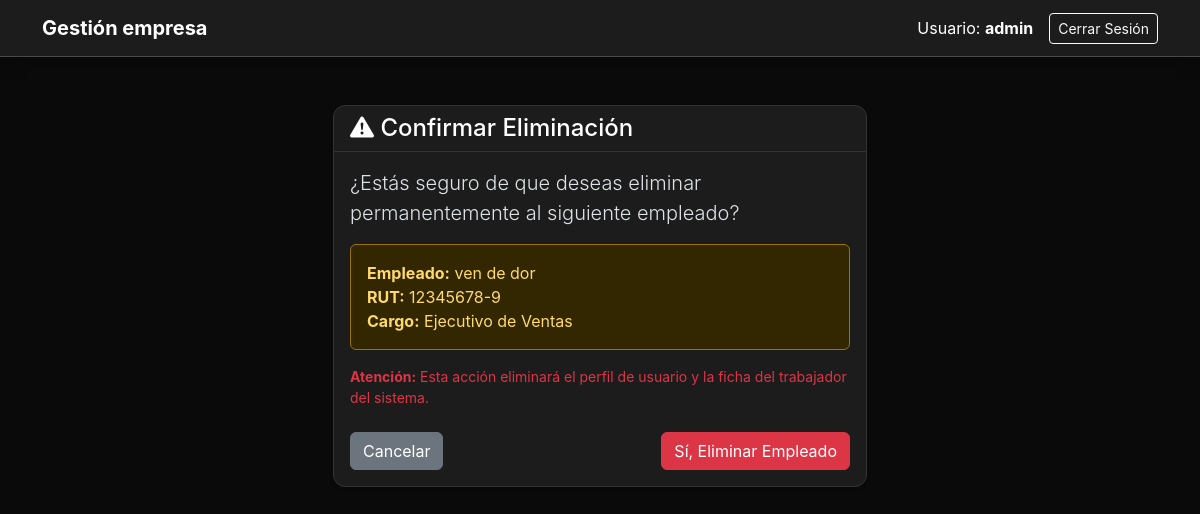
Before: /personal/empleados/5/eliminar/ (signed in) with the older database file.
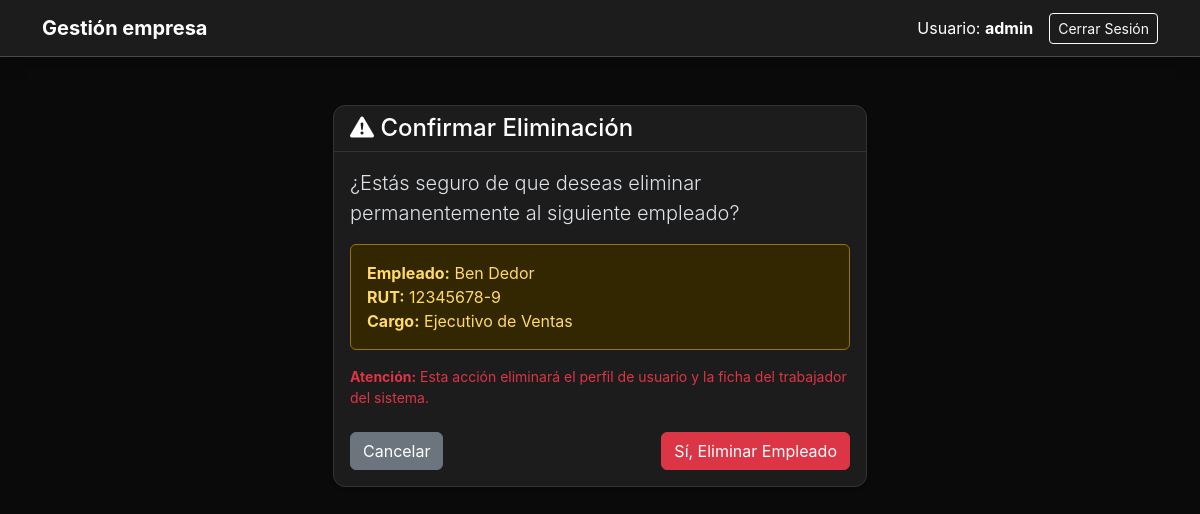
After: the same page with the newer database file.
### usuarios/models.py (models this page shows, shortened)
class Empleado(models.Model):
    id_empleado = models.AutoField(primary_key=True)
    user = models.OneToOneField(User, on_delete=models.CASCADE, related_name='empleado', null=True, blank=True)
    persona = models.OneToOneField(Persona, on_delete=models.CASCADE, related_name='empleado', null=True, blank=True)
    id_cargo = models.ForeignKey(Cargo, on_delete=models.SET_NULL, null=True, db_column='id_cargo', related_name='empleados')
    id_rol = models.ForeignKey(Rol, on_delete=models.PROTECT, null=True, blank=True, db_column='id_rol', related_name='empleados')
    fecha_contratacion = models.DateField(auto_now_add=True)
    salario = models.DecimalField(max_digits=10, decimal_places=2, null=True, blank=True)
    activo = models.BooleanField(default=True)

class Persona(models.Model):
    rut = models.CharField(max_length=12, primary_key=True, help_text="Formato: 12345678-9")
    nombres = models.CharField(max_length=100)
    apellidos = models.CharField(max_length=100)
    email = models.EmailField(unique=True)
    telefono = models.CharField(max_length=20, blank=True, null=True)
    fecha_nacimiento = models.DateField(blank=True, null=True)
    fecha_creacion = models.DateTimeField(auto_now_add=True)

class Cargo(models.Model):
    id_cargo = models.AutoField(primary_key=True)
    id_departamento = models.ForeignKey(Departamento, on_delete=models.CASCADE, db_column='id_departamento', related_name='cargos')
    nombre = models.CharField(max_length=100)
    descripcion = models.CharField(max_length=255, blank=True, null=True)

### usuarios/views.py (the view, shortened to what this page needs)
# urls.py: path('personal/empleados/<int:empleado_id>/eliminar/', views.eliminar_empleado, name='eliminar_empleado'),
@login_required
def eliminar_empleado(request, empleado_id):
    if not es_administrador(request.user):
        messages.error(request, "Acceso no autorizado: Solo Administradores pueden eliminar empleados.")
        return redirect('dashboard')
    empleado_target = get_object_or_404(Empleado, id_empleado=empleado_id)
    return render(request, 'usuarios/eliminar_empleado.html', {
        'empleado': empleado_target
    })

### usuarios/views.py (called while the page is built)
def es_administrador(user):
    empleado = getattr(user, 'empleado', None)
    return bool(empleado and empleado.id_rol and empleado.id_rol.nombre_rol.upper() == 'ADMIN')

### usuarios/templates/usuarios/eliminar_empleado.html (shortened to what this page needs)
{% extends 'usuarios/base.html' %}
{% block content %}
<div class="container py-4">
    <div class="row justify-content-center">
        <div class="col-md-6">
            <div class="card border-danger shadow-sm">
                <div class="card-header bg-danger text-white">
                    <h4 class="mb-0"><i class="bi bi-exclamation-triangle-fill"></i> Confirmar Eliminación</h4>
                </div>
                <div class="card-body">
                    <p class="lead">¿Estás seguro de que deseas eliminar permanentemente al siguiente empleado?</p>
                    <div class="alert alert-warning">
                        <strong>Empleado:</strong> {{ empleado.persona.nombres }} {{ empleado.persona.apellidos }}<br>
                        <strong>RUT:</strong> {{ empleado.persona.rut }}<br>
                        <strong>Cargo:</strong> {{ empleado.id_cargo.nombre }}
                    </div>
                    <p class="text-danger small">
                        <strong>Atención:</strong> Esta acción eliminará el perfil de usuario y la ficha del trabajador del sistema.
                    </p>
                    <form method="POST">
                        <div class="d-flex justify-content-between mt-4">
                            <a href="{% url 'listar_empleados' %}" class="btn btn-secondary">
                                Cancelar
                            </a>
                            <button type="submit" class="btn btn-danger">
                                Sí, Eliminar Empleado
                            </button>
                        </div>
                    </form>
                </div>
            </div>
        </div>
    </div>
</div>
{% endblock %}

Changed rows visible on the page:
changed Empleado "Ejecutivo de Ventas": persona.nombres "ven" → "Ben"; persona.apellidos "de dor" → "Dedor"
